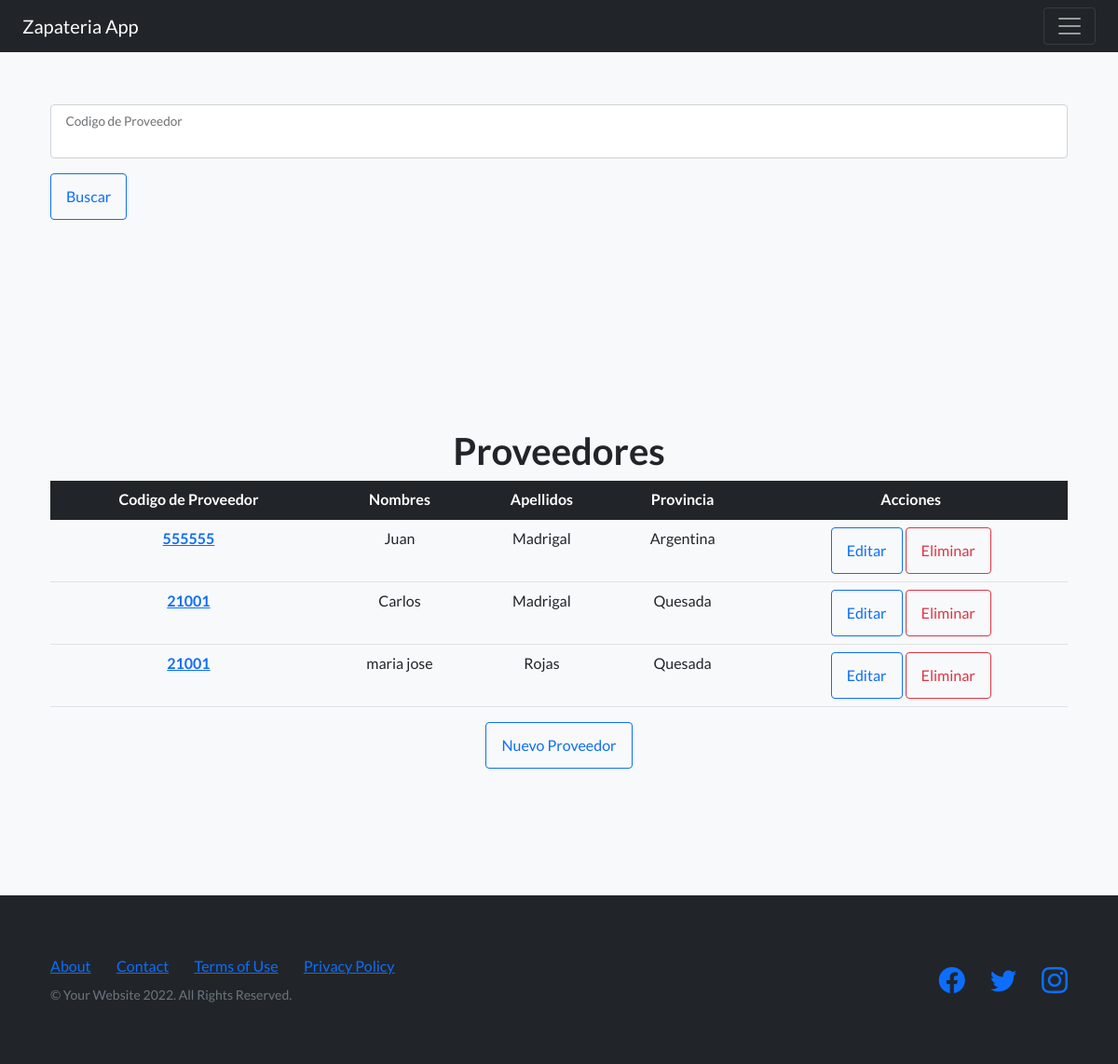
The page /listaProveedores/ on the database as committed earlier.
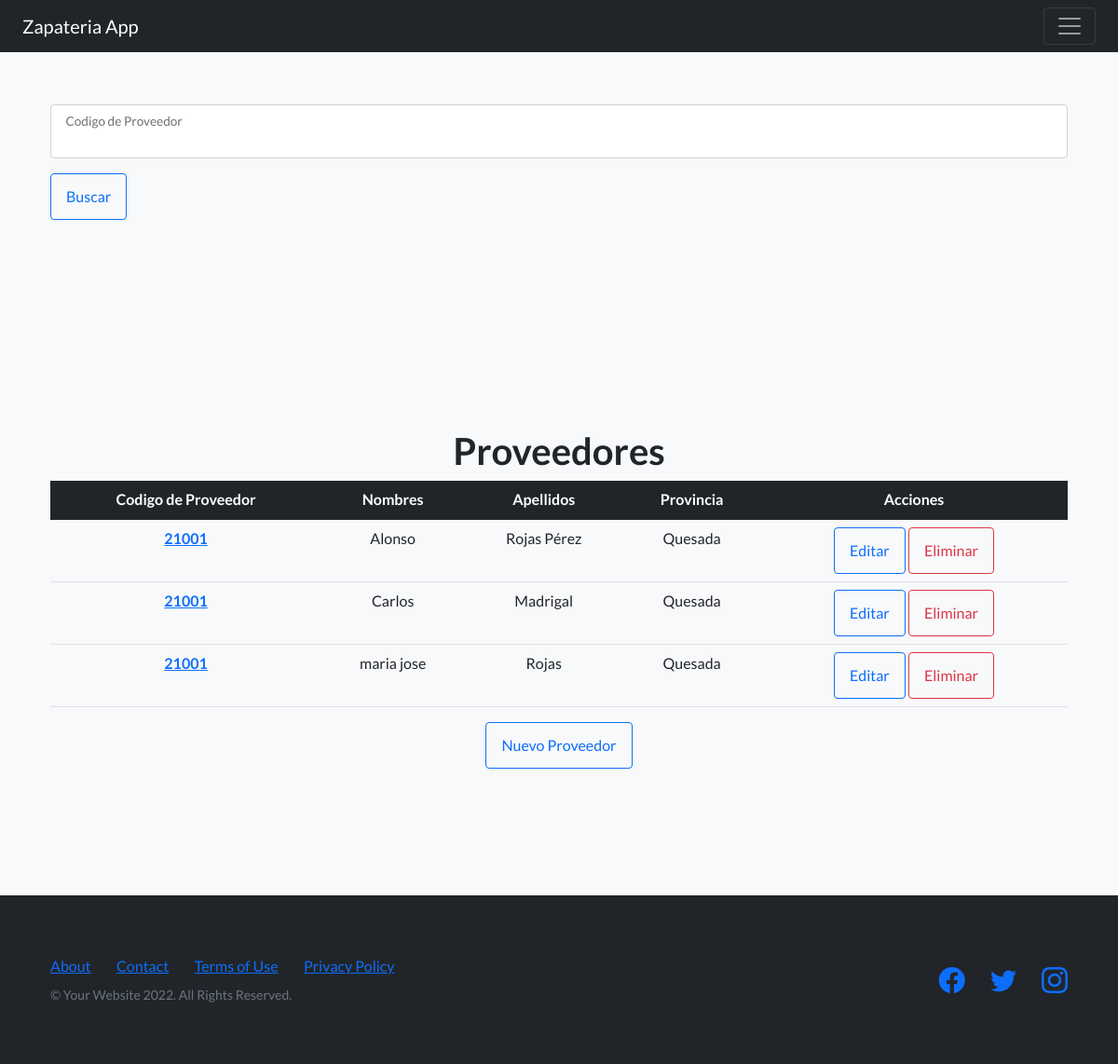
The same page on the database as committed later.
### AppProyectoFinalPython/models.py (models this page shows, shortened)
class Proveedor(models.Model):
    CodigoProveedor = models.CharField(max_length=200)
    Nombre = models.CharField(max_length=200)
    Apellidos = models.CharField(max_length=200)
    Provincia = models.CharField(max_length=500)
    Localidad = models.CharField(max_length=500)
    Direccion = models.CharField(max_length=1000)
    Cuit = models.CharField(max_length=1000)

### AppProyectoFinalPython/views.py (the view)
# urls.py: path('listaProveedores/', ProveedorList.as_view(), name="ListaProveedores"),
class ProveedorList(ListView):
    model = Proveedor
    template_name = './Proveedores/proveedor_list.html'
    context_object_name = 'Proveedores'

### AppProyectoFinalPython/templates/Proveedores/proveedor_list.html
{% extends 'navBar.html'%}
{% load static %}
{% block blockDinamico %}
<section class="features-icons bg-light">
  <div class="container">
    <form action="{% url 'BuscarProveedor' %}" method="GET">{% csrf_token %}
      <div class="form-floating mb-3 ">
        <input class="form-control" name="codigo" type="text"/>
        <label name="codigo">Codigo de Proveedor</label>
    </div>
    <input class="btn btn-outline-primary btn-xl" id="submitButton" value="Buscar" type="submit">
    </form>
  </div>
</section>
<section class="features-icons bg-light text-center">
  <div class="container">
      <h1>Proveedores</h1>
      <table class="table">
        <thead class="table-dark">
          <tr>
            <th scope="col">Codigo de Proveedor</th>
            <th scope="col">Nombres</th>
            <th scope="col">Apellidos</th>
            <th scope="col">Provincia</th>
            <th scope="col">Acciones</th>
          </tr>
        </thead>
        <tbody>
          {% for proveedor in Proveedores %}
          <tr>
            <th scope="row">
              <a href="{% url 'DetalleProveedores' proveedor.id %}">
                {{proveedor.CodigoProveedor}}
              </a>
            </th>
            <td>{{proveedor.Nombre}}</td>
            <td>{{proveedor.Apellidos}}</td>
            <td>{{proveedor.Provincia}}</td>
            <td>
              <a type="button" class="btn btn-outline-primary" href="{% url 'ActualizaProveedores' proveedor.id %}">
                Editar
              </a>
              <a type="button" class="btn btn-outline-danger" href="{% url 'EliminaProveedores' proveedor.id %}">
                Eliminar
              </a>
            </td>
          </tr>
        {% endfor %}
        </tbody>
      </table>
      <a type="button" class="btn btn-outline-primary" href="{% url 'CreaProveedores' %}">
        Nuevo Proveedor
      </a>
      <br>
      <br>
  </div>
</section>
{% endblock blockDinamico %}

Rows that differ between the two databases and show on the page:
changed Proveedor: CodigoProveedor "555555" → "21001"; Nombre "Juan" → "Alonso"; Apellidos "Madrigal" → "Rojas Pérez"; Provincia "Argentina" → "Quesada"
